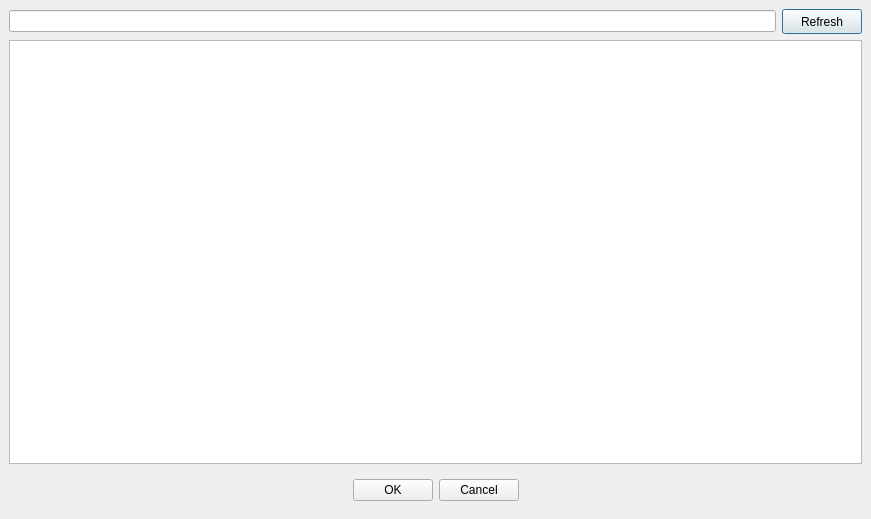
<?xml version="1.0" encoding="UTF-8"?>
<ui version="4.0">
 <class>DlgSelector</class>
 <widget class="QDialog" name="DlgSelector">
  <property name="geometry">
   <rect>
    <x>0</x>
    <y>0</y>
    <width>871</width>
    <height>519</height>
   </rect>
  </property>
  <property name="windowTitle">
   <string>Dialog</string>
  </property>
  <layout class="QVBoxLayout" name="verticalLayout">
   <property name="leftMargin">
    <number>9</number>
   </property>
   <property name="topMargin">
    <number>9</number>
   </property>
   <property name="rightMargin">
    <number>9</number>
   </property>
   <property name="bottomMargin">
    <number>9</number>
   </property>
   <item>
    <widget class="QWidget" name="widget" native="true">
     <layout class="QHBoxLayout" name="horizontalLayout">
      <property name="leftMargin">
       <number>0</number>
      </property>
      <property name="topMargin">
       <number>0</number>
      </property>
      <property name="rightMargin">
       <number>0</number>
      </property>
      <property name="bottomMargin">
       <number>0</number>
      </property>
      <item>
       <widget class="EQLineEdit" name="lineEdit"/>
      </item>
      <item>
       <widget class="QPushButton" name="btnRefresh">
        <property name="minimumSize">
         <size>
          <width>25</width>
          <height>25</height>
         </size>
        </property>
        <property name="maximumSize">
         <size>
          <width>100</width>
          <height>25</height>
         </size>
        </property>
        <property name="text">
         <string>Refresh</string>
        </property>
        <property name="icon">
         <iconset resource="res.qrc">
          <normaloff>:/images/change.png</normaloff>:/images/change.png</iconset>
        </property>
       </widget>
      </item>
     </layout>
    </widget>
   </item>
   <item>
    <widget class="EQTableWidget" name="tblData">
     <property name="editTriggers">
      <set>QAbstractItemView::NoEditTriggers</set>
     </property>
     <property name="selectionMode">
      <enum>QAbstractItemView::NoSelection</enum>
     </property>
     <property name="wordWrap">
      <bool>false</bool>
     </property>
    </widget>
   </item>
   <item>
    <widget class="QWidget" name="widget_2" native="true">
     <property name="minimumSize">
      <size>
       <width>0</width>
       <height>30</height>
      </size>
     </property>
     <layout class="QHBoxLayout" name="horizontalLayout_2">
      <item>
       <spacer name="horizontalSpacer">
        <property name="orientation">
         <enum>Qt::Horizontal</enum>
        </property>
        <property name="sizeHint" stdset="0">
         <size>
          <width>331</width>
          <height>20</height>
         </size>
        </property>
       </spacer>
      </item>
      <item>
       <widget class="QPushButton" name="btnOK">
        <property name="text">
         <string>OK</string>
        </property>
       </widget>
      </item>
      <item>
       <widget class="QPushButton" name="btnCacnel">
        <property name="text">
         <string>Cancel</string>
        </property>
       </widget>
      </item>
      <item>
       <spacer name="horizontalSpacer_2">
        <property name="orientation">
         <enum>Qt::Horizontal</enum>
        </property>
        <property name="sizeHint" stdset="0">
         <size>
          <width>330</width>
          <height>20</height>
         </size>
        </property>
       </spacer>
      </item>
     </layout>
    </widget>
   </item>
  </layout>
 </widget>
 <customwidgets>
  <customwidget>
   <class>EQLineEdit</class>
   <extends>QLineEdit</extends>
   <header location="global">eqlineedit.h</header>
   <slots>
    <signal>customButtonClicked(bool)</signal>
   </slots>
  </customwidget>
  <customwidget>
   <class>EQTableWidget</class>
   <extends>QTableWidget</extends>
   <header location="global">eqtablewidget.h</header>
  </customwidget>
 </customwidgets>
 <tabstops>
  <tabstop>lineEdit</tabstop>
  <tabstop>tblData</tabstop>
  <tabstop>btnRefresh</tabstop>
  <tabstop>btnOK</tabstop>
  <tabstop>btnCacnel</tabstop>
 </tabstops>
 <resources>
  <include location="res.qrc"/>
 </resources>
 <connections/>
</ui>
